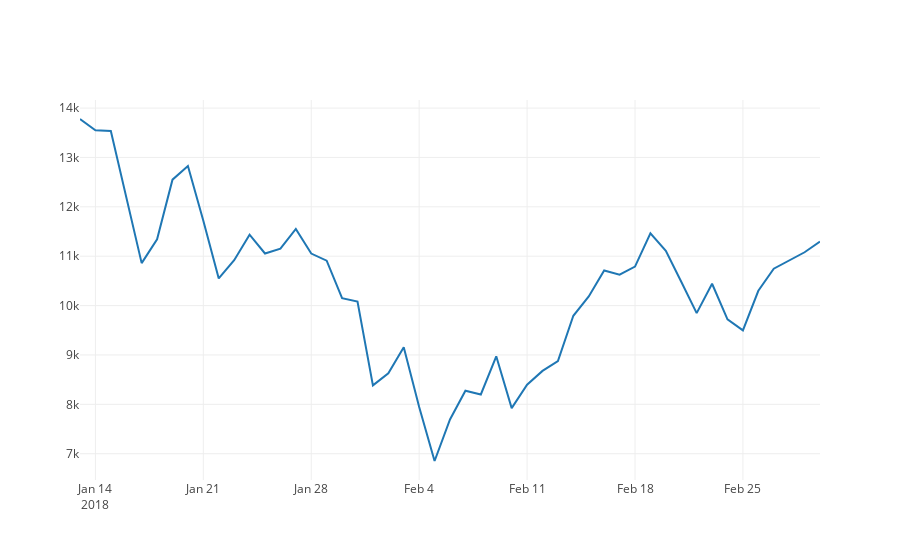

The notebook cell this image was saved under:
### Code cell
dateList1 = []
for x in data['Time'] :
    dd = str(x%100)
    x = int(x/100)
    mm = str(x%100)
    x = int(x/100)
    yyyy = str(x)
    dt = yyyy + '-' + mm + '-' + dd
    dt = datetime.datetime(*[int(item) for item in dt.split('-')]).strftime("%Y-%m-%d")
    dateList1.append(dt)

btc_trace = go.Scatter(x=dateList1, y=data['Price'], name= 'Price')
py.iplot([btc_trace])
